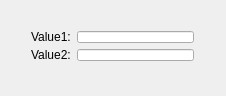
<?xml version="1.0" encoding="UTF-8"?>
<ui version="4.0">
 <class>mainWndClass</class>
 <widget class="QWidget" name="mainWndClass">
  <property name="geometry">
   <rect>
    <x>0</x>
    <y>0</y>
    <width>226</width>
    <height>96</height>
   </rect>
  </property>
  <property name="minimumSize">
   <size>
    <width>226</width>
    <height>96</height>
   </size>
  </property>
  <property name="maximumSize">
   <size>
    <width>226</width>
    <height>96</height>
   </size>
  </property>
  <property name="windowTitle">
   <string>mainWnd</string>
  </property>
  <widget class="QWidget" name="layoutWidget">
   <property name="geometry">
    <rect>
     <x>20</x>
     <y>20</y>
     <width>185</width>
     <height>52</height>
    </rect>
   </property>
   <layout class="QVBoxLayout" name="verticalLayout">
    <item>
     <layout class="QHBoxLayout" name="horizontalLayout">
      <item>
       <widget class="QLabel" name="lblVal1">
        <property name="text">
         <string>Value1:</string>
        </property>
       </widget>
      </item>
      <item>
       <widget class="QLineEdit" name="editVal1"/>
      </item>
     </layout>
    </item>
    <item>
     <layout class="QHBoxLayout" name="horizontalLayout_2">
      <item>
       <widget class="QLabel" name="lblVal2">
        <property name="text">
         <string>Value2:</string>
        </property>
       </widget>
      </item>
      <item>
       <widget class="QLineEdit" name="editVal2"/>
      </item>
     </layout>
    </item>
   </layout>
  </widget>
 </widget>
 <layoutdefault spacing="6" margin="11"/>
 <resources>
  <include location="mainwnd.qrc"/>
 </resources>
 <connections/>
</ui>
